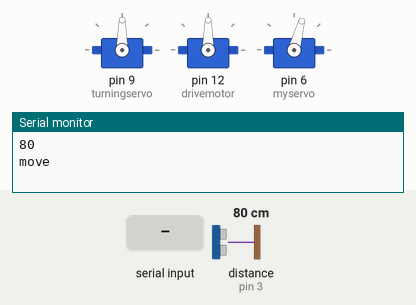
The sketch below on a simulated Arduino Uno, built with avr-gcc and run on an emulated ATmega328P. Shown: 3 × servo, the last lines printed to the serial monitor. The test bench sets the inputs (shaded band); at power-on: distance to the obstacle (sensor on pin 3) 80 cm.

Above: at 1.2 s.
1.3 s: distance to the obstacle (sensor on pin 3) set to 299 cm
4.3 s: distance to the obstacle (sensor on pin 3) set to 2 cm
At 4.6 s:
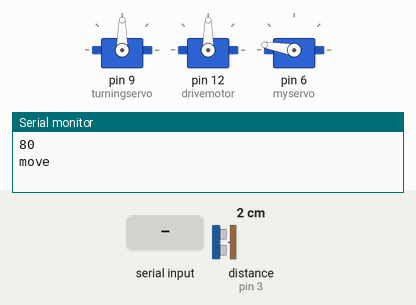
7.3 s: "R" received over Serial
At 8.0 s:
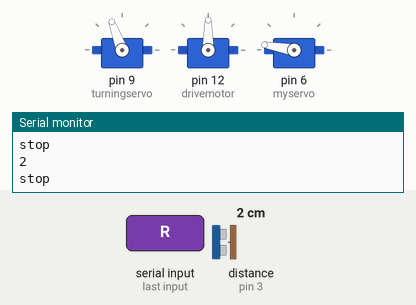
8.8 s: "L" received over Serial
At 9.4 s:
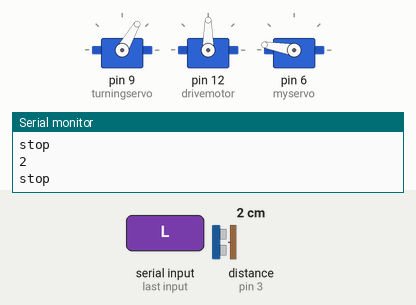
10.3 s: distance to the obstacle (sensor on pin 3) set to 60 cm
13.3 s: "R" received over Serial
At 15.47 s:
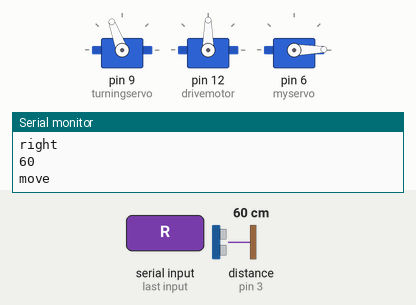
Timing chart, 0 to 19.9 s (numbered marks = the images above; inputs shaded):
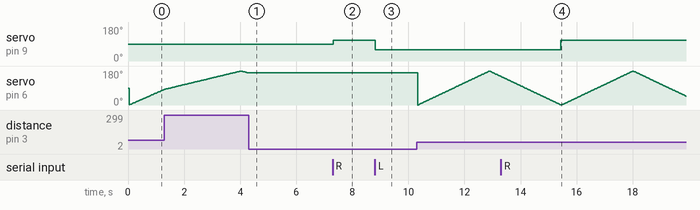

Measured:
- after the input at 4.3 s, servo on pin 6 (myservo): stays 170° (without the input it goes to 169° after 0.02 s)
- after the input at 7.3 s, servo on pin 9 (turningservo): 90° → 110° at once
- after the input at 8.8 s, servo on pin 9 (turningservo): 110° → 60° at once
- after the input at 13.3 s, servo on pin 9 (turningservo): 60° → 110° after 2.1 s
- by itself, servo on pin 6 (myservo): rises from 83° to 180° in 2.7 s, then falls to 170° in 0.28 s

The sketch:

Ultrasonic_control_servo.ino
```cpp
#include <Servo.h>
#include "Ultrasonic.h"
Ultrasonic myultrasonic(2,3);
Servo turningservo;
Servo drivemotor;
Servo myservo;
int input = 0;
int x=0;
int pos=0;
void setup() {
  turningservo.attach(9);
  drivemotor.attach(12);
  Serial.begin(9600);
  myservo.attach(6);
}


void loop () {
  input = Serial.read();
  if (input == 'R' ) {
    turningservo.write(110);
    Serial.println("right");
  }
  if (input == 'L'){
    turningservo.write(60);
    Serial.println("left");
  }
  x=myultrasonic.Ranging(CM);
  Serial.println(x);
  delay(10);
  if (x > 40)
  {
    Serial.println("move");
    for(pos = 0; pos < 180; pos += 1)  // goes from 0 degrees to 180 degrees
    {                                  // in steps of 1 degree
      if (myultrasonic.Ranging(CM)<40){
        delay(10);
      }
      else{
        myservo.write(pos);              // tell servo to go to position in variable 'pos'
        delay(10);
      }                     // waits 15ms for the servo to reach the position
    }
    for(pos = 180; pos>=1; pos-=1)     // goes from 180 degrees to 0 degrees
    {
      if (myultrasonic.Ranging(CM)<40){
        delay(10);
      }
      else{
        myservo.write(pos);              // tell servo to go to position in variable 'pos'
        delay(10);
      }
    }
  }
  else
  {
    Serial.println("stop");
    delay(10);
  }
}
```
